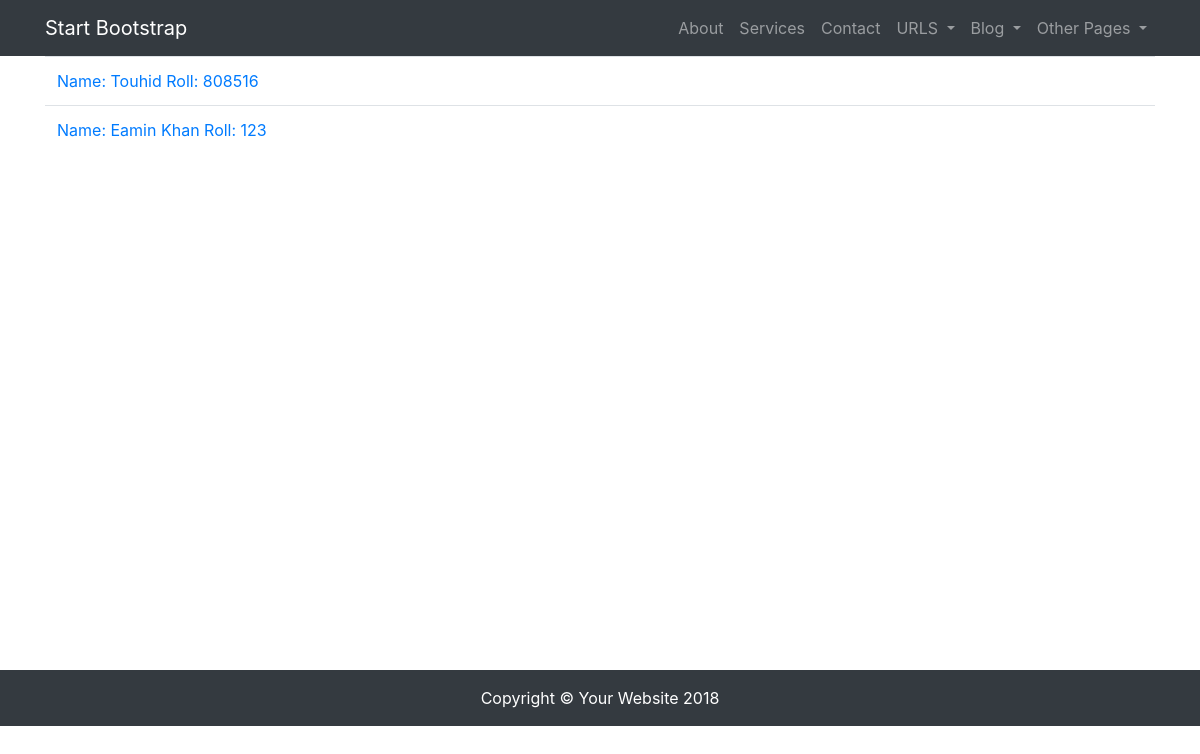
/student/list/, run on an earlier commit of the app's database.
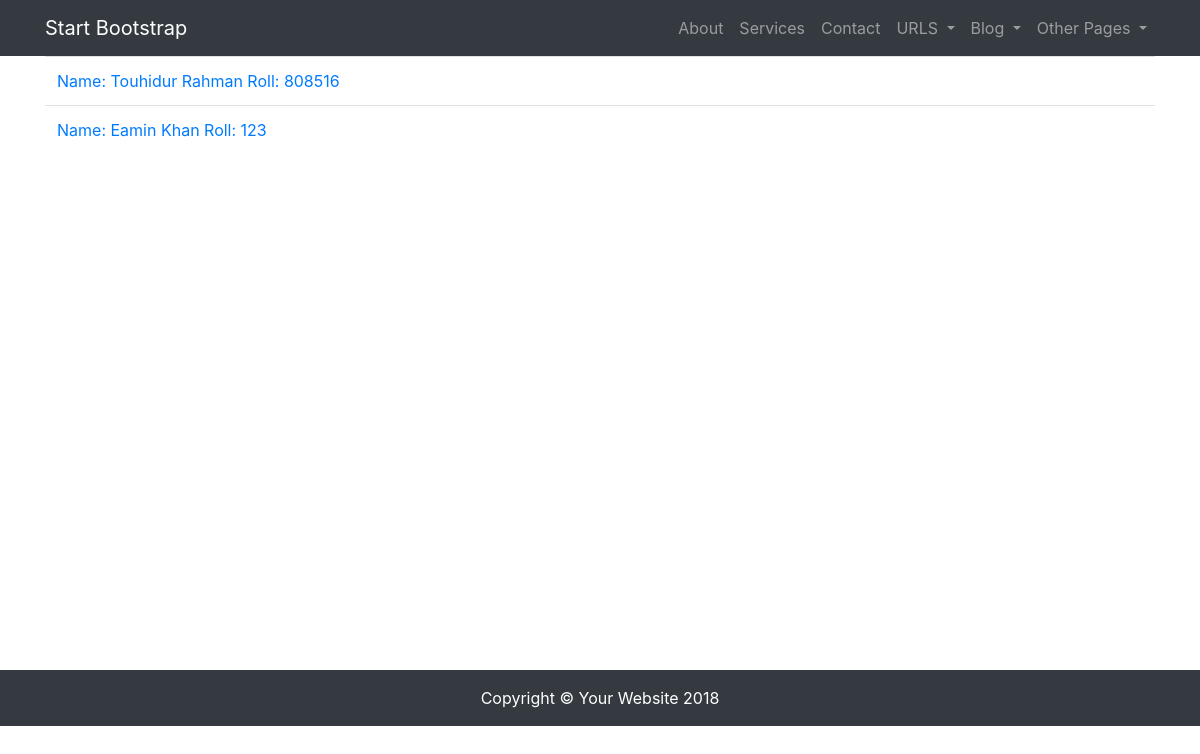
And on a later commit of the database.
### rpiapp/models.py (models this page shows, shortened)
class Student(models.Model):
    SHIFT = (
        ('1', '1st'),
        ('2', '2nd'),
    )
    SEMESTER = (
        ('1st', '1st'),
        ('2nd', '2nd'),
        ('3rd', '3rd'),
        ('4th', '4th'),
        ('5th', '5th'),
        ('6th', '6th'),
        ('7th', '7th'),
        ('8th', '8th'),
    )
    SESSION = (
        ([tuple(str(str(str(int(i[0])) + '-' + str(int(i[0] + 1))) + ', ' + str(
            str(int(i[0])) + '-' + str(int(i[0] + 1)))).split(',')) for i in
          tuple(map(lambda *x: x, (tuple([i for i in range(2016, 2050)]))))])
    )
    DEPARTMENT = (
        ('computer', 'Computer'),
        ('civil', 'Civil'),
        ('electrical', 'Electrical'),
        ('electronics', 'Electronics'),
        ('mechanical', 'Mechanical'),
        ('power', 'Power'),
        ('electromedical', 'Electromedical'),
        ('mechatronics', 'Mechatronics'),
    )
    s_name = models.CharField(max_length=250, blank=True)
    s_roll = models.IntegerField(default=0, blank=True)
    s_reg = models.IntegerField(default=0, blank=True)
    s_sift = models.CharField(max_length=10, choices=SHIFT)
    s_semester = models.CharField(max_length=10, choices=SEMESTER)
    s_session = models.CharField(max_length=10, choices=SESSION)
    s_department = models.CharField(max_length=50, choices=DEPARTMENT)
    slug = models.SlugField(unique=True, null=True)
    def get_absolute_url(self):
        return reverse('student_details_view', kwargs={"slug": self.slug})
    def __str__(self):  # Using this rename the model name
        return smart_text(str('Name: ' + self.s_name + ' ' + 'Roll: ' + str(self.s_roll)))

### rpiapp/views.py (the view)
# urls.py: url(r'^student/list/$', StudentListView.as_view(), name='student_list_view'),
class StudentListView(ListView):
    model = Student
    template_name = 'student_list_view.html'
    def get_queryset(self, *args, **kwargs):
        qs = super(StudentListView, self).get_queryset(*args, **kwargs)
        return qs

### rpiapp/templates/student_list_view.html
{% extends 'base.html'%}
{% block content %}
    <table class="table">
        {% for object in object_list %}
            <tr><td><a href="{{ object.get_absolute_url }}">{{ object }}</a></td></tr>
        {% endfor %}
    </table>
{% endblock  %}

What changed in the data, as far as the page shows it:
changed Student: s_name+s_roll "Name: Touhid Roll: 808516" → "Name: Touhidur Rahman Roll: 808516"
